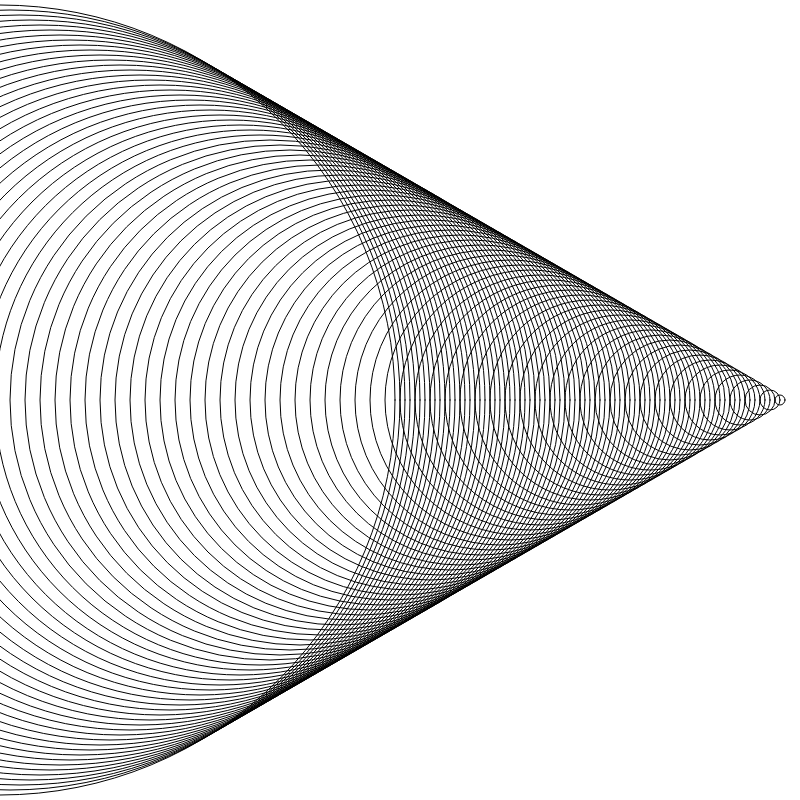
Frame 1 (no input)
Frame 60 (no input): identical to frame 1, image omitted
Frame 120 (the mouse pressed at the canvas centre since frame 60): identical to frame 1, image omitted

The p5.js sketch that drew this single still picture (run headless with seeded random() and noise() and a simulated clock; from frame 60 on, the mouse is pressed at the canvas centre):

// p5.js sketch
// ── sketch.js
let renders = []
let rendersIdx = 0;
function setup() {
  createCanvas(800, 800);
  renders.push(drawCone);
  renders.push(drawConcentric);
  renders.push(drawInside);

}

function draw() {
  background(255);
  noFill();
  renders[rendersIdx]();
}
function keyPressed() {
  rendersIdx++;
  if (rendersIdx >= renders.length) {
    rendersIdx = 0;
  }
}

function drawCone() {
  let x = width - 10;
  let y = height / 2;
  for (let dia = 10; dia < width; dia += 10) {
    circle(x - dia, y, dia);
  }
}

function drawConcentric() {
  let x = width / 2;
  let y = height / 2;
  for (let dia = 10; dia < width; dia += 10) {
    circle(x, y, dia);
  }
}

function drawInside() {
  let x = width / 2;
  let y = height / 2;
  // let step = 10;
  // for (let dia = width; dia > step; dia -= step) {
  //   circle(x += step, y, dia);
  circle(x, y, width);
  step = 5;
  for (let dia = step; dia < width / 2; dia += step)
    circle(width - dia, y, dia * 2);
}
